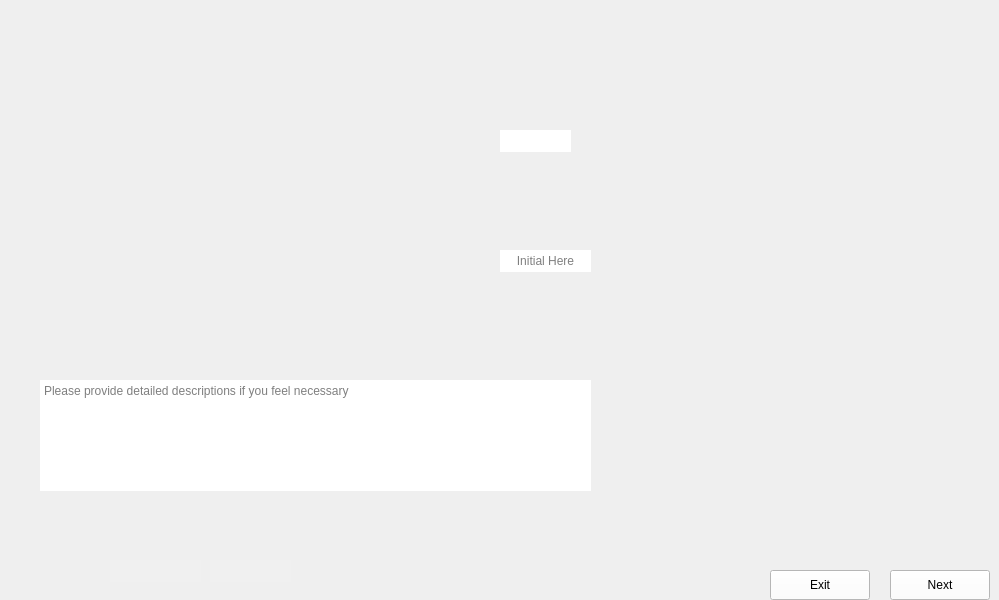
      <widget class="QWidget" name="Dice_First_Pillars_2">
       <property name="maximumSize">
        <size>
         <width>1024</width>
         <height>600</height>
        </size>
       </property>
       <property name="styleSheet">
        <string notr="true">border-image: url(:/images/images/Dice_First_Pillars_2.png);</string>
       </property>
       <widget class="QLineEdit" name="Dice_First_Pillars_2_Data">
        <property name="geometry">
         <rect>
          <x>500</x>
          <y>130</y>
          <width>71</width>
          <height>22</height>
         </rect>
        </property>
        <property name="styleSheet">
         <string notr="true">border-image:None;
border: None;</string>
        </property>
       </widget>
       <widget class="QLineEdit" name="Dice_First_Pillars_2_Initial1">
        <property name="geometry">
         <rect>
          <x>500</x>
          <y>250</y>
          <width>91</width>
          <height>22</height>
         </rect>
        </property>
        <property name="styleSheet">
         <string notr="true">border-image:None;
border: None;</string>
        </property>
        <property name="alignment">
         <set>Qt::AlignCenter</set>
        </property>
        <property name="placeholderText">
         <string>Initial Here</string>
        </property>
       </widget>
       <widget class="QLineEdit" name="Dice_First_Pillars_2_Dates">
        <property name="geometry">
         <rect>
          <x>110</x>
          <y>560</y>
          <width>91</width>
          <height>22</height>
         </rect>
        </property>
        <property name="styleSheet">
         <string notr="true">QLineEdit{
background-color: rgb(240, 240, 240);
border: none;
border-image:None;
}</string>
        </property>
       </widget>
       <widget class="QLineEdit" name="Dice_First_Pillars_2_Initial2">
        <property name="geometry">
         <rect>
          <x>210</x>
          <y>560</y>
          <width>81</width>
          <height>22</height>
         </rect>
        </property>
        <property name="styleSheet">
         <string notr="true">QLineEdit{
background-color: rgb(240, 240, 240);
border: none;
border-image:None;
}</string>
        </property>
       </widget>
       <widget class="QTextEdit" name="Dice_First_Pillars_2_Comments">
        <property name="geometry">
         <rect>
          <x>40</x>
          <y>380</y>
          <width>551</width>
          <height>111</height>
         </rect>
        </property>
        <property name="styleSheet">
         <string notr="true">border-image:None;
border: None;</string>
        </property>
        <property name="placeholderText">
         <string>Please provide detailed descriptions if you feel necessary </string>
        </property>
       </widget>
       <widget class="QPushButton" name="Dice_First_Pillars_2_Next">
        <property name="geometry">
         <rect>
          <x>890</x>
          <y>570</y>
          <width>100</width>
          <height>30</height>
         </rect>
        </property>
        <property name="styleSheet">
         <string notr="true">QPushButton{
background-color: rgb(255, 255, 255);
height: 35px;
border-image:None;
}
QPushButton::hover{
background-color: rgb(0, 0, 255);
}
QPushButton:pressed{
padding-top:7px;
padding-top:7px;
}</string>
        </property>
        <property name="text">
         <string>Next</string>
        </property>
       </widget>
       <widget class="QPushButton" name="Dice_First_Pillars_2_Back">
        <property name="geometry">
         <rect>
          <x>770</x>
          <y>570</y>
          <width>100</width>
          <height>30</height>
         </rect>
        </property>
        <property name="styleSheet">
         <string notr="true">QPushButton{
background-color: rgb(255, 255, 255);
height: 35px;
border-image:None;
}
QPushButton::hover{
background-color: rgb(0, 0, 255);
}
QPushButton:pressed{
padding-top:7px;
padding-top:7px;
}</string>
        </property>
        <property name="text">
         <string>Exit</string>
        </property>
       </widget>
      </widget>
